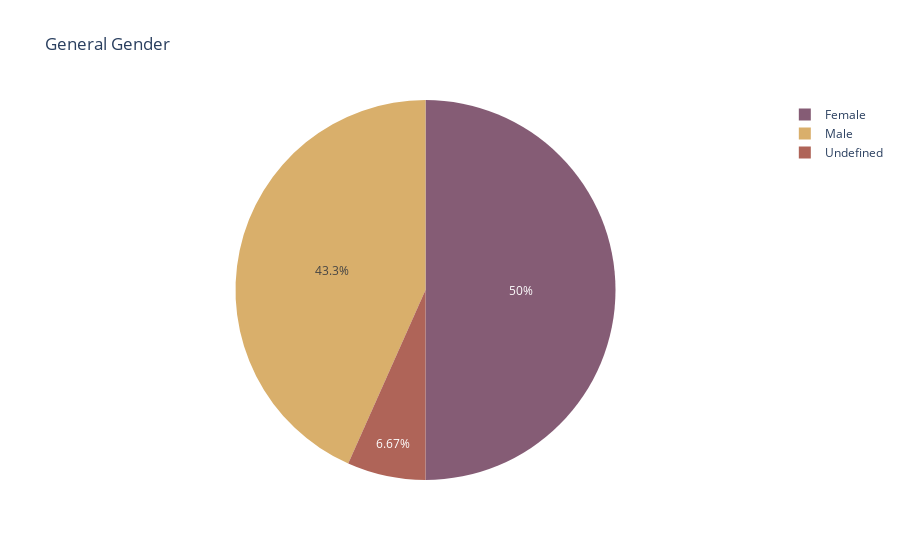

Write notebook code for a chart like this one.
### Code cell
#Creating now the pie general gender chart
s = (DF_People_per_age.sum()[2:5].index.values.tolist())


fig = px.pie(
    values= DF_People_per_age.sum()[2:5].values.tolist(),
    names= DF_People_per_age.sum()[2:5].index.values.tolist(),
    color_discrete_sequence=px.colors.qualitative.Antique,
    title = 'General Gender'
)
fig.show()

### Figure 1 — Plotly figure (JSON) as saved in the notebook; plotly's stock layout.template omitted (floating-point values rounded to 4 significant figures)
{"data": [{"domain": {"x": [0, 1], "y": [0, 1]}, "hovertemplate": "label=%{label}<br>value=%{value}<extra></extra>", "labels": ["Female", "Male", "Undefined"], "legendgroup": "", "name": "", "showlegend": true, "type": "pie", "values": [15, 13, 2]}], "layout": {"legend": {"tracegroupgap": 0}, "piecolorway": ["rgb(133, 92, 117)", "rgb(217, 175, 107)", "rgb(175, 100, 88)", "rgb(115, 111, 76)", "rgb(82, 106, 131)", "rgb(98, 83, 119)", "rgb(104, 133, 92)", "rgb(156, 156, 94)", "rgb(160, 97, 119)", "rgb(140, 120, 93)", "rgb(124, 124, 124)"], "title": {"text": "General Gender"}}}
